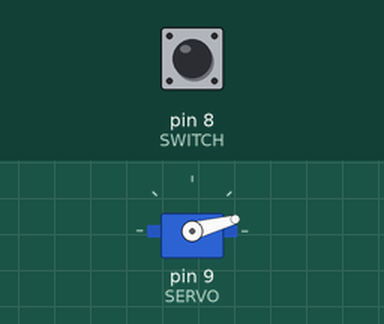
This sketch was run on a simulated Arduino Uno, built with avr-gcc and run on an emulated ATmega328P. Shown: servo. The inputs (shaded band) are chosen by the test bench; at power-on: pin 8 (SWITCH) HIGH.

Above: at 0.05 s.
Timing chart, 0 to 4.6 s (numbered marks = the images above):
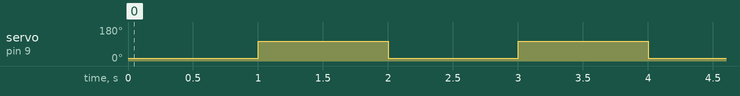

Measured:
- by itself, servo on pin 9 (SERVO): alternates 105° for 1.0 s and 15° for 1.0 s

The sketch:

test.ino
```cpp
/*
  Title:        APSC 101 U-1 Module 5 Arduino Program with Ultrasonic Sensor and Touch Sensor
  Author:       Shih-Ling Shen
  Date:         Jan 28th, 2023
  Description:  This program relies on the ultrasonic sensor and the touch sensor to determine when to grab and release the object.
  Operation:    The claw reads the ultrasonic sensor values in the meantime. If the claw reaches below set distance threshold,
                the claw will close/open after a set delay (if open, claw closes; if closed, claw opens).
                The claw closes/opens immediately if the touch sensor is triggered when the ultrasonic reading
                is below the set distnace threshold (if open, claw closes; if closed, claw opens).
 */

//Required Libraries
  #include <Servo.h>        //servo library for servo motor

//Program Parameters
  #define DEBUG                         //commenting this out will disable all debugging features, program efficiency will improve
  #define DELAY                   1000  //the amount of time to disable the program (reduce signal redundancy) (in milliseconds)
  #define INITIAL_ANGLE           105   //the initial angle the servo motor is at. The twist angle will be adjust accordingly to this number (in degrees)
  #define TWIST_ANGLE             -90   //the amount to twist to grasp the object (in degrees)
  #define PERFORMANCE_DELAY       30    //the time delay to wait between each data check

//Define BOOL
  #define OPEN   0
  #define CLOSED 1

//Servo Pin definitions
  #define SERVO 9
  Servo myservo;            //create servo object to control servo motor

//Switch Pin definitions
  #define SWITCH 8

//Global Variables
  int claw_state = OPEN;   //recording claw grab state

//Function Prototypes
  void WaitForTouch ();
  void OpenClaw ();
  void CloseClaw ();

void setup() {
  #ifdef DEBUG
    //Serial Debug Setup
    Serial.begin(9600);
  #endif

  //Servo Motor Setup
  myservo.attach(SERVO);

  //Switch Setup
  pinMode(SWITCH, INPUT);
}

void loop() {
  WaitForTouch();

  //if claw was open, close; if claw was closed, open
  if (claw_state == OPEN) {
    CloseClaw();
  }
  else {
    OpenClaw();
  }

  delay(DELAY);
}

//waits until the touch sensor is triggered
void WaitForTouch () {
  while (digitalRead(SWITCH) == LOW) {
    delay(PERFORMANCE_DELAY);
  }
}

//Opens the claw
void OpenClaw () {
  myservo.write(INITIAL_ANGLE);
  claw_state = OPEN;
}

//Closes the claw
void CloseClaw () {
  myservo.write(INITIAL_ANGLE + TWIST_ANGLE);
  claw_state = CLOSED;
}
```
